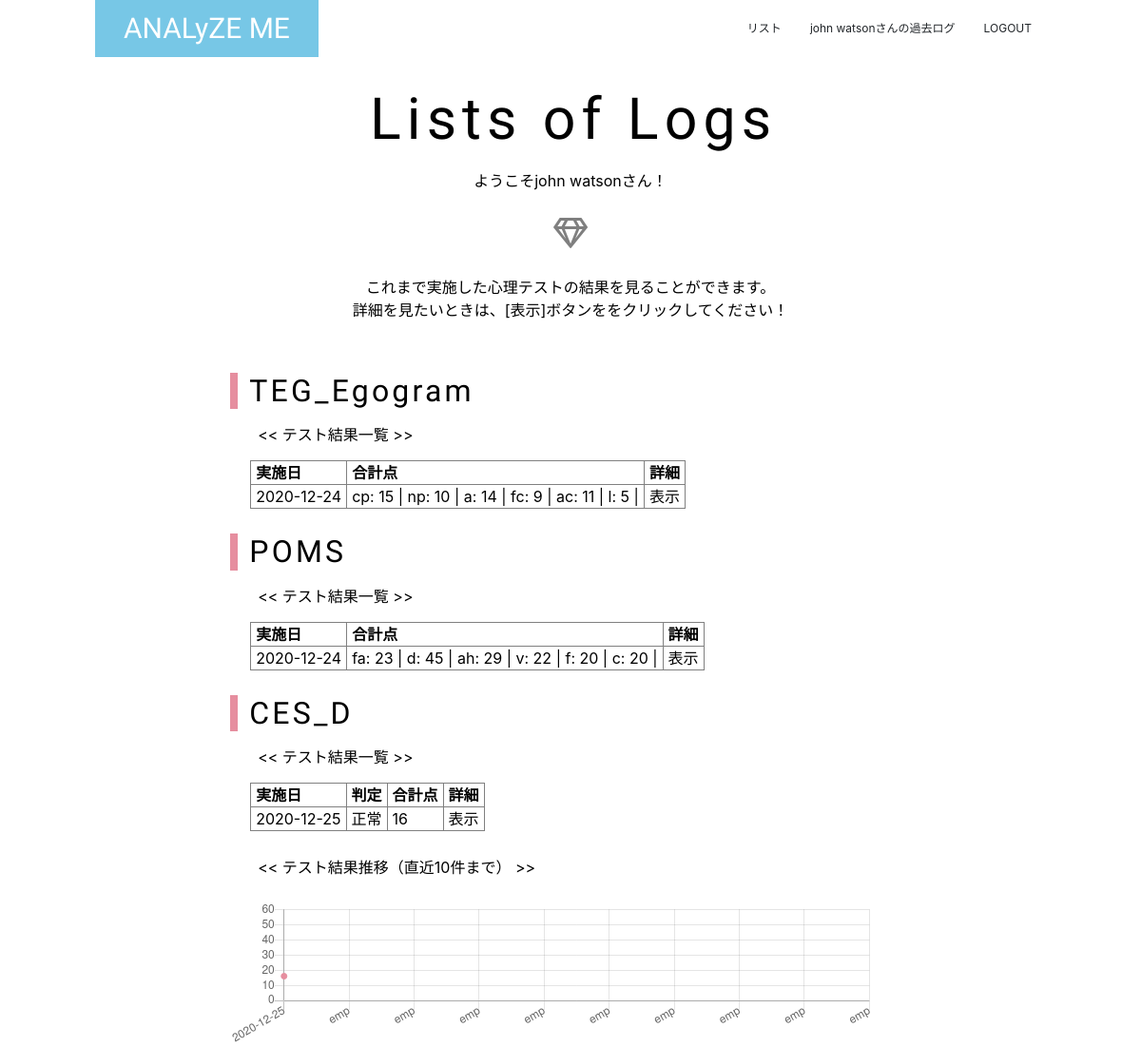
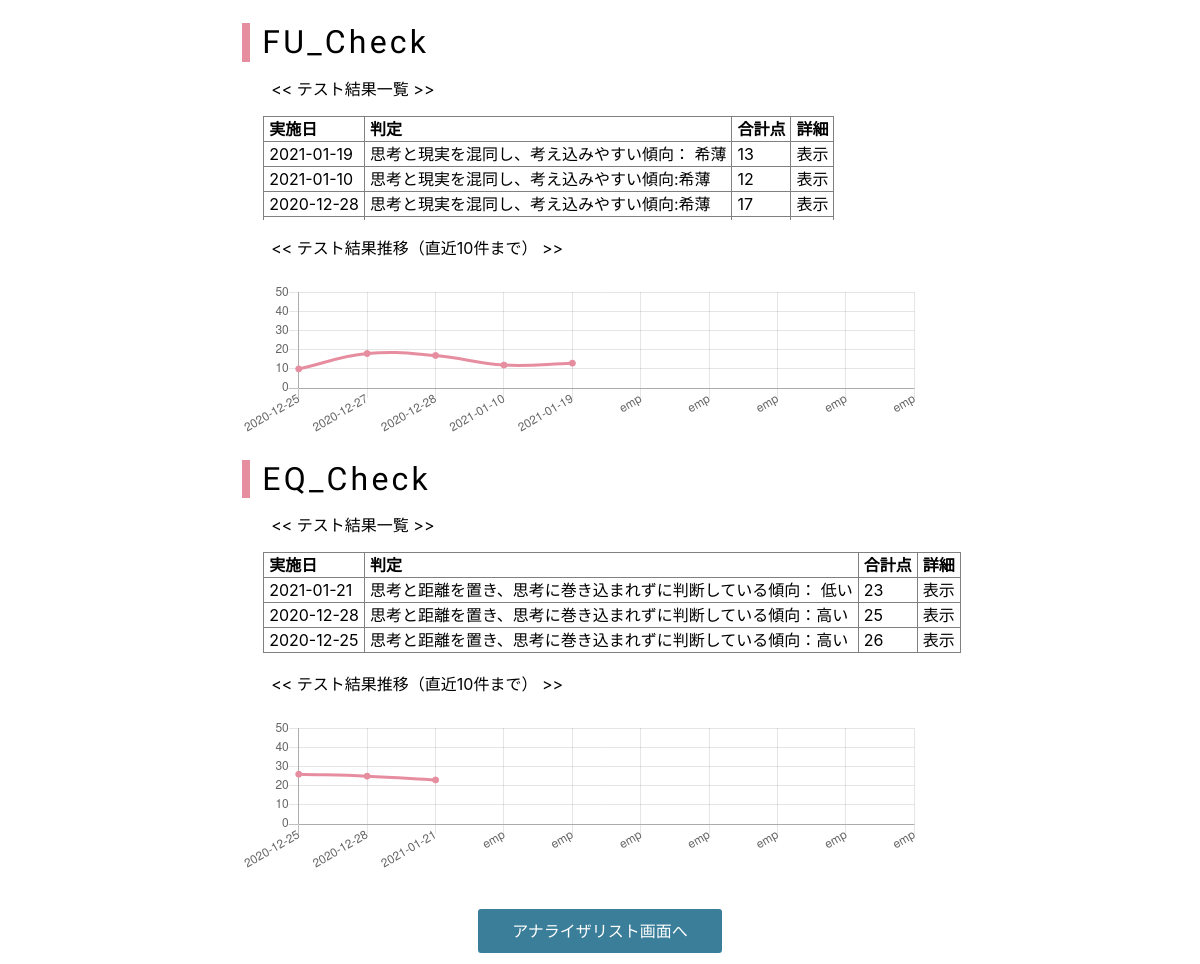
The app's page /logs/ (signed in), older data (2 pictures, top to bottom).
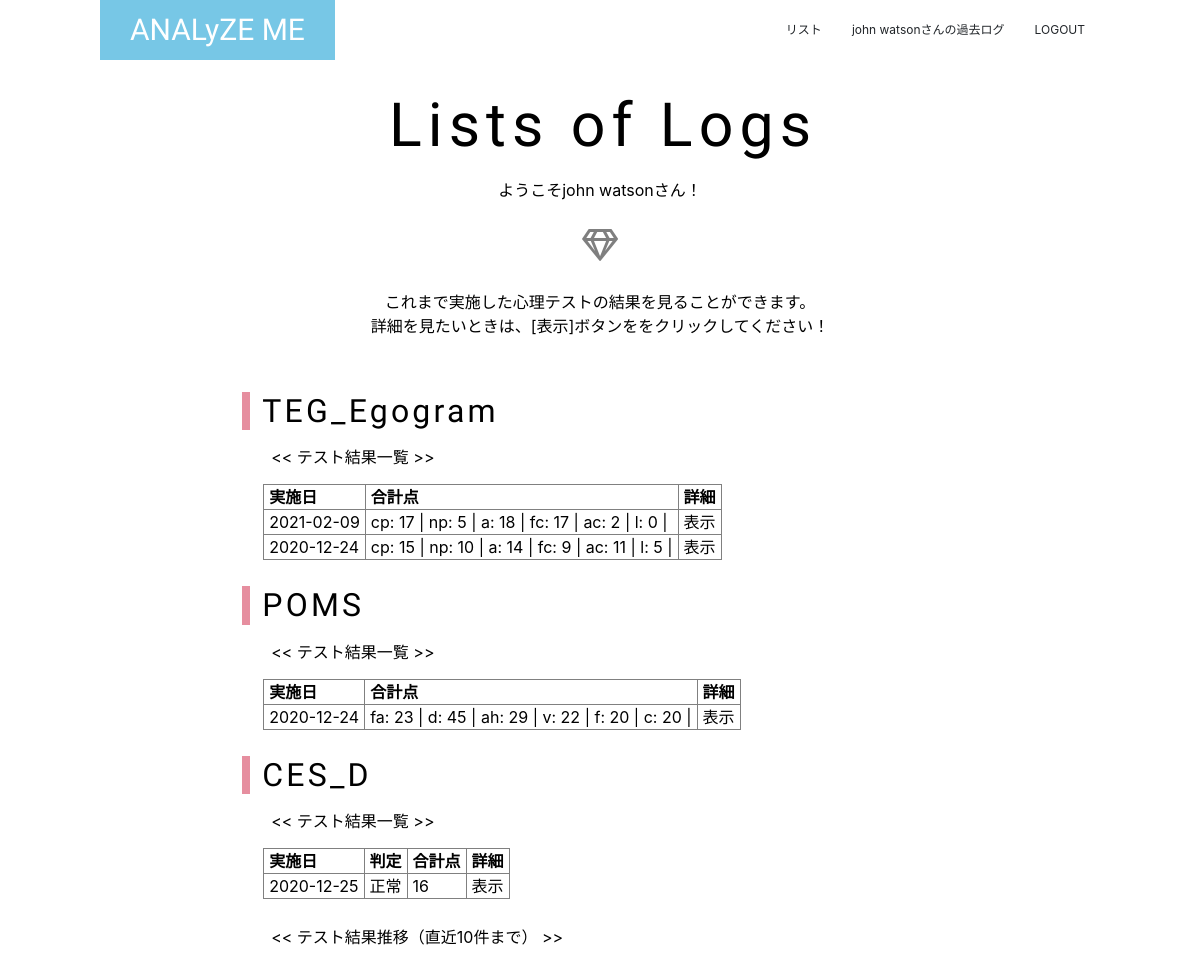
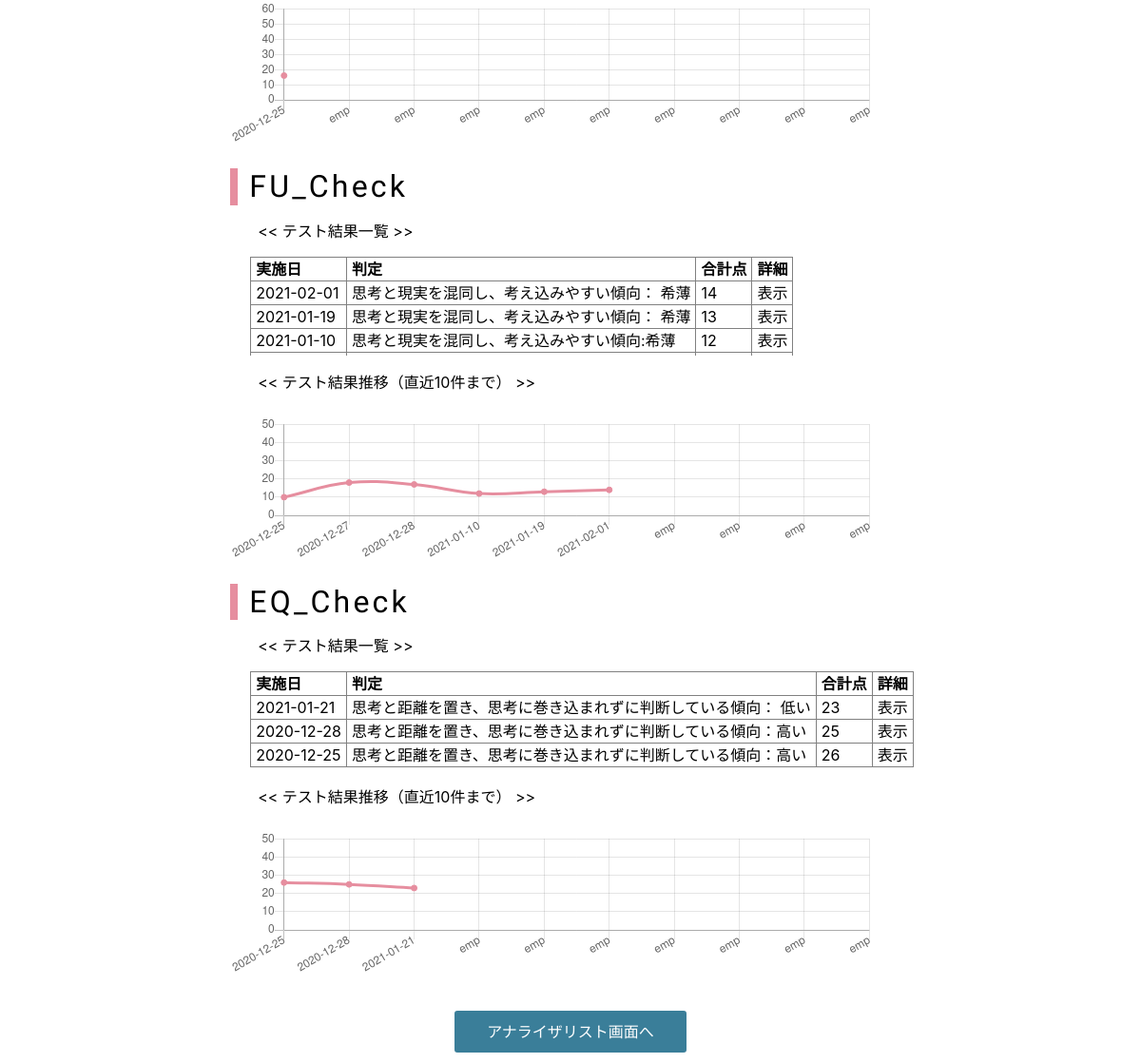
The same page, newer data (2 pictures, top to bottom).
### analyze_me/models/user.py (models this page shows, shortened)
class User(UserMixin, db.Model):
    __tablename__ = 'user'
    id = db.Column(db.Integer, primary_key=True)
    user_id = db.Column(db.String(50), unique=True)
    name = db.Column(db.String(30))
    password = db.Column(db.String(20), unique=True)
    created_at = db.Column(db.DateTime)
    fu_results = relationship('FU_results')
    eq_results = relationship('EQ_results')
    ces_results = relationship('CES_results')
    pom_results = relationship('POM_results')
    teg_results = relationship('TEG_results')

### analyze_me/models/results.py (models this page shows, shortened)
class TEG_results(db.Model):
    __tablename__ = 'teg_results'
    id = db.Column(db.Integer, primary_key=True, nullable=False)
    answers = db.Column(db.PickleType, nullable=True)
    a_sum = db.Column(db.PickleType, nullable=True)
    created_at = db.Column(db.DateTime)
    user_id = db.Column(db.Integer, db.ForeignKey('user.id', onupdate='CASCADE', ondelete='CASCADE'), nullable=False)

class POM_results(db.Model):
    __tablename__ = 'pom_results'
    id = db.Column(db.Integer, primary_key=True, nullable=False)
    answers = db.Column(db.PickleType, nullable=True)
    a_sum = db.Column(db.PickleType, nullable=True)
    created_at = db.Column(db.DateTime)
    user_id = db.Column(db.Integer, db.ForeignKey('user.id', onupdate='CASCADE', ondelete='CASCADE'), nullable=False)

class CES_results(db.Model):
    __tablename__ = 'ces_results'
    id = db.Column(db.Integer, primary_key=True, nullable=False)
    answers = db.Column(db.PickleType, nullable=True)
    a_sum = db.Column(db.Integer, nullable=True)
    judge = db.Column(db.String(200), nullable=True)
    created_at = db.Column(db.DateTime)
    user_id = db.Column(db.Integer, db.ForeignKey('user.id', onupdate='CASCADE', ondelete='CASCADE'), nullable=False)

class FU_results(db.Model):
    __tablename__ = 'fu_results'
    id = db.Column(db.Integer, primary_key=True, nullable=False)
    answers = db.Column(db.PickleType, nullable=True)
    a_sum = db.Column(db.Integer, nullable=True)
    judge = db.Column(db.String(200), nullable=True)
    created_at = db.Column(db.DateTime)
    user_id = db.Column(db.Integer, db.ForeignKey('user.id', onupdate='CASCADE', ondelete='CASCADE'), nullable=False)

class EQ_results(db.Model):
    __tablename__ = 'eq_results'
    id = db.Column(db.Integer, primary_key=True, nullable=False)
    answers = db.Column(db.PickleType, nullable=True)
    a_sum = db.Column(db.Integer, nullable=True)
    judge = db.Column(db.String(200), nullable=True)
    created_at = db.Column(db.DateTime)
    user_id = db.Column(db.Integer, db.ForeignKey('user.id', onupdate='CASCADE', ondelete='CASCADE'), nullable=False)

### analyze_me/views/views.py (the view)
@views.route('/logs/')
@login_required
def show_logs():
    fu_results = views_service.find_all('fu')
    eq_results = views_service.find_all('eq')
    ces_results = views_service.find_all('ces')
    pom_results = views_service.find_all('pom')
    teg_results = views_service.find_all('teg')
    ces_date, ces_asum = graph_service.ex_all_data('ces')   # ces-d graph
    fu_date, fu_asum = graph_service.ex_all_data('fu')      # fu graph
    eq_date, eq_asum = graph_service.ex_all_data('eq')      # eq graph
    return render_template('logs/logs.html', fu_results=fu_results, \
                           eq_results=eq_results, ces_results=ces_results, \
                           pom_results=pom_results, teg_results=teg_results, \
                           ces_date=ces_date, ces_asum=ces_asum, fu_date=fu_date, \
                           fu_asum=fu_asum, eq_date=eq_date, eq_asum=eq_asum)

### analyze_me/templates/logs/logs.html (shortened to what this page needs)
{% extends "layout.html" %}
{% block body %}
<section class="logA">
    <div class="con">
        <h2>Lists of Logs</h2>
        <p>ようこそ{{ current_user.name }}さん！</p>
        <p class="symbol"><span class="far fa-gem"></span></p>
        <p>
            これまで実施した心理テストの結果を見ることができます。<br>
            詳細を見たいときは、[表示]ボタンををクリックしてください！
        </p>
        <br>
        <div class="test-block">
            <h5>TEG_Egogram</h5>
            <p>　　<< テスト結果一覧 >></p>
            <div class="tbl">
            <table border="1">
                {% if teg_results %}
                <tr>
                    <th>実施日</th>
                    <th>合計点</th>
                    <th>詳細</th>
                </tr>
                {% else %}
                    <p>　　結果がありません</p>
                {% endif %}
                {% for teg_res in teg_results %}
                <tr>
                    <td>
                        {{ "{0:%Y-%m-%d}".format(teg_res.created_at) }}
                    </td>
                    <td>
                        {% for fac in session.teg_fac %}
                            {{ fac }}: {{ teg_res.a_sum[loop.index-1] }} |
                        {% endfor %}
                    </td>
                    <td>
                        <a href="{{ url_for('views.result', ex_id='teg', result_id=teg_res.id) }}" >
                            表示
                        </a>
                    </td>
                </tr>
                {% endfor %}
            </table>
            </div>
        </div>
        <div class="test-block">
            <h5>POMS</h5>
            <p>　　<< テスト結果一覧 >></p>
            <div class="tbl">
            <table border="1">
                {% if pom_results %}
                <tr>
                    <th>実施日</th>
                    <th>合計点</th>
                    <th>詳細</th>
                </tr>
                {% else %}
                    <p>　　結果がありません</p>
                {% endif %}
                {% for pom_res in pom_results %}
                <tr>
                    <td>
                        {{ "{0:%Y-%m-%d}".format(pom_res.created_at) }}
                    </td>
                    <td>
                        {% for fac in session.pom_fac %}
                            {{ fac }}: {{ pom_res.a_sum[loop.index-1] }} |
                        {% endfor %}
                    </td>
                    <td>
                        <a href="{{ url_for('views.result', ex_id='pom', result_id=pom_res.id) }}">
                            表示
                        </a>
                    </td>
                </tr>
                {% endfor %}
            </table>
            </div>
        </div>
        <div class="test-block">
            <h5>CES_D</h5>
            <p>　　<< テスト結果一覧 >></p>
            <div class="tbl">
            <table border="1">
                {% if ces_results %}
                <tr>
                    <th>実施日</th>
                    <th>判定</th>
                    <th>合計点</th>
                    <th>詳細</th>
                </tr>
                {% else %}
                    <p>　　結果がありません</p>
                {% endif %}
                {% for ces_res in ces_results %}
                <tr>
                    <td>
                        {{ "{0:%Y-%m-%d}".format(ces_res.created_at) }}
                    </td>
                    <td>{{ ces_res.judge }}</td>
                    <td>{{ ces_res.a_sum }}</td>
                    <td>
                        <a href="{{ url_for('views.result', ex_id='ces', result_id=ces_res.id) }}">
                            表示
                        </a>
                    </td>
                </tr>
                {% endfor %}
            </table>
            </div>
            <p>　　<< テスト結果推移（直近10件まで） >></p>
            <div class="chartA">
                <canvas id="cesChart" class="chartB" height="150" width="700"></canvas>
            </div>
        </div>
        <div class="test-block">
            <h5>FU_Check</h5>
            <p>　　<< テスト結果一覧 >></p>
            <div class="tbl">
            <table border="1">
                {% if fu_results %}
                <tr>
                    <th>実施日</th>
                    <th>判定</th>
                    <th>合計点</th>
                    <th>詳細</th>
                </tr>
                {% else %}
                    <p>　　結果がありません</p>
                {% endif %}
                {% for fu_res in fu_results %}
                <tr>
                    <td>
                        {{ "{0:%Y-%m-%d}".format(fu_res.created_at) }}
                    </td>
                    <td>{{ fu_res.judge }}</td>
                    <td>{{ fu_res.a_sum }}</td>
                    <td/>
                        <a href="{{ url_for('views.result', ex_id='fu', result_id=fu_res.id) }}">
                            表示
                        </a>
                </tr>
                {% endfor %}
            </table>
            </div>
            <p>　　<< テスト結果推移（直近10件まで） >></p>
            <div class="chartA">
                <canvas id="fuChart" class="chartB" height="150" width="700"></canvas>
            </div>
        </div>
        <div class="test-block">
            <h5>EQ_Check</h5>
            <p>　　<< テスト結果一覧 >></p>
            <div class="tbl">
            <table border="1">
                {% if eq_results %}
                <tr>
                    <th>実施日</th>
                    <th>判定</th>
                    <th>合計点</th>
                    <th>詳細</th>
                </tr>
                {% else %}
                    <p>　　結果がありません</p>
                {% endif %}
                {% for eq_res in eq_results %}
                <tr>
                    <td>
                        {{ "{0:%Y-%m-%d}".format(eq_res.created_at) }}
                    </td>
                    <td>{{ eq_res.judge }}</td>
                    <td>{{ eq_res.a_sum }}</td>
                    <td>
                        <a href="{{ url_for('views.result', ex_id='eq', result_id=eq_res.id) }}">
                            表示
                        </a>
                    </td>
                </tr>
                {% endfor %}
            </table>
            </div>
            <p>　　<< テスト結果推移（直近10件まで） >></p>
            <div class="chartA">
                <canvas id="eqChart" class="chartB" height="150" width="700"></canvas>
            </div>
        </div>
        <a href="{{ url_for('analyzes.analyzer_list') }}" class="list-btn">アナライザリスト画面へ</a>
    </div>
</section>
{% endblock %}

### analyze_me/templates/layout.html (shortened to what this page needs)
<!DOCTYPE html>
<html lang="ja">
<head>
    {% block head %}
    <link rel="stylesheet" href="{{ url_for('static', filename='style.css')}}">
    <link rel="stylesheet" href="https://stackpath.bootstrapcdn.com/bootstrap/4.5.0/css/bootstrap.min.css">
    <link rel="stylesheet" href="https://use.fontawesome.com/releases/v5.15.1/css/all.css">
    {% endblock %}
</head>
<body>
<div>
    <header>
        <nav class="conH">
            <div class="conH-small">
                <a class="headA" href="{{ url_for('views.index') }}">ANALyZE ME</a>
            </div>
            <div class="headB">
                <ul>
                    <li>
                        <a href="{{ url_for('analyzes.analyzer_list') }}">リスト</a>
                    </li>
                    {% if not current_user.is_authenticated %}
                    <li>
                        <a href="{{ url_for('auth.login') }}">LOGIN</a>
                    </li>
                    {% else %}
                    <li>
                        <a href="{{ url_for('views.show_logs') }}"><span>{{ current_user.name }}さんの</span>過去ログ</a>
                    </li>
                    <li>
                        <a href="{{ url_for('auth.logout') }}">LOGOUT</a>
                    </li>
                    {% endif %}
                </ul>
            </div>
        </nav>
    </header>
    {% block body %}{% endblock %}
</div>
</body>
</html>

Row changes from the older to the newer data that the page shows:
no longer on this page (row unchanged): FU_results: created_at "2020-12-28", judge "思考と現実を混同し、考え込みやすい傾向:希薄", a_sum "17"
added TEG_results: created_at "2021-02-09", teg_fac "cp" "np" "a" "fc" "ac" "l", a_sum "17" "5" "18" "17" "2" "0"
added FU_results: created_at "2021-02-01", judge "思考と現実を混同し、考え込みやすい傾向： 希薄", a_sum "14"
Text that changed along with them:
chart data {{ fu_date|safe }}: ['2020-12-25', '2020-12-27', '2020-12-28', '2021-01-10', '2021-01-19', 'emp', 'emp', 'emp', 'emp', 'emp'] → ['2020-12-25', '2020-12-27', '2020-12-28', '2021-01-10', '2021-01-19', '2021-02-01', 'emp', 'emp', 'emp', 'emp']
chart data {{ fu_asum|safe }}: [10, 18, 17, 12, 13, '', '', '', '', ''] → [10, 18, 17, 12, 13, 14, '', '', '', '']
